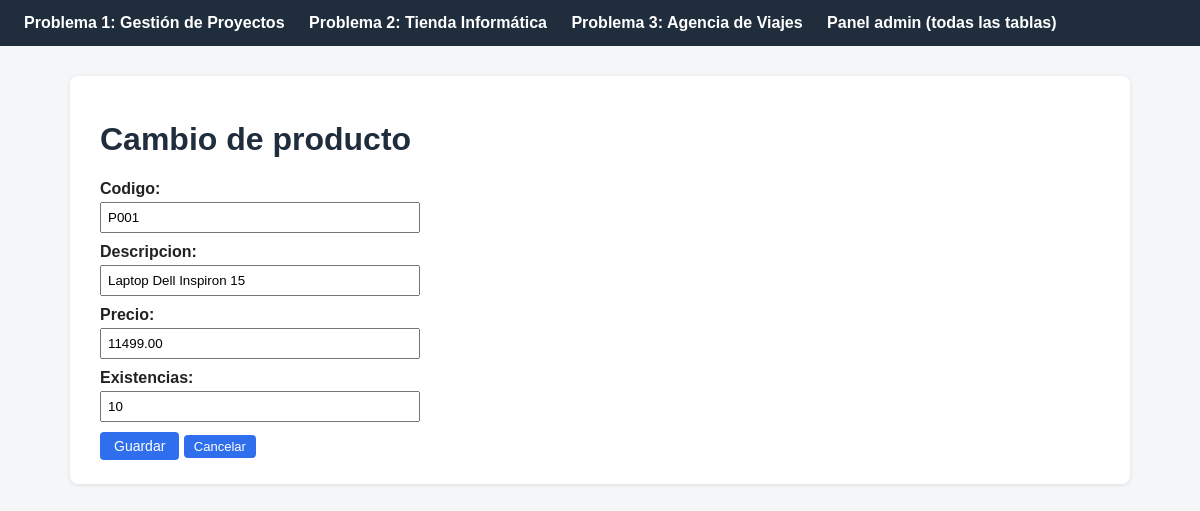
/tienda-informatica/P001/editar/, run on the app's committed database.
### tienda_informatica/models.py (models this page shows, shortened)
class Producto(models.Model):
    codigo = models.CharField(max_length=10, primary_key=True)
    descripcion = models.CharField(max_length=150)
    precio = models.DecimalField(max_digits=10, decimal_places=2)
    existencias = models.IntegerField(default=0)
    proveedores = models.ManyToManyField(Proveedor, through="ProductoProveedor", related_name="productos")
    class Meta:
        db_table = "TI_PRODUCTO"
        ordering = ["codigo"]

### tienda_informatica/views.py (the view)
# urls.py: path("<str:codigo>/editar/", views.producto_update, name="ti_producto_update"),
def producto_update(request, codigo):
    producto = get_object_or_404(Producto, codigo=codigo)
    form = ProductoForm(request.POST or None, instance=producto)
    if request.method == "POST" and form.is_valid():
        form.save()
        return redirect("ti_producto_list")
    return render(request, "tienda_informatica/producto_form.html", {"form": form, "accion": "Cambio"})

### tienda_informatica/forms.py
class ProductoForm(forms.ModelForm):
    class Meta:
        model = Producto
        fields = ["codigo", "descripcion", "precio", "existencias"]

### tienda_informatica/templates/tienda_informatica/producto_form.html (shortened to what this page needs)
{% extends "base.html" %}
{% block content %}
<h1>{{ accion }} de producto</h1>
<form method="post">
    {{ form.as_p }}
    <button class="btn" type="submit">Guardar</button>
    <a class="btn small" href="{% url 'ti_producto_list' %}">Cancelar</a>
</form>
{% endblock %}

### templates/base.html (style rules this page uses)
body { font-family: Arial, sans-serif; margin: 0; background: #f4f6f8; color: #222; }
h1 { color: #1f2d3d; }
a.btn, button.btn { display: inline-block; padding: 6px 14px; border-radius: 4px; background: #2f6fed; color: #fff; text-decoration: none; border: none; cursor: pointer; font-size: 14px; }
a.btn.small, button.btn.small { padding: 4px 10px; font-size: 13px; margin-right: 4px; }
form p { margin: 10px 0; }
label { display: block; margin-bottom: 4px; font-weight: bold; }
input, select { padding: 6px; width: 100%; max-width: 320px; box-sizing: border-box; }

### data on the page
Producto: codigo "P001", descripcion "Laptop Dell Inspiron 15", precio "11499.00", existencias "10"

### other printed values
{{ accion }} "Cambio"
